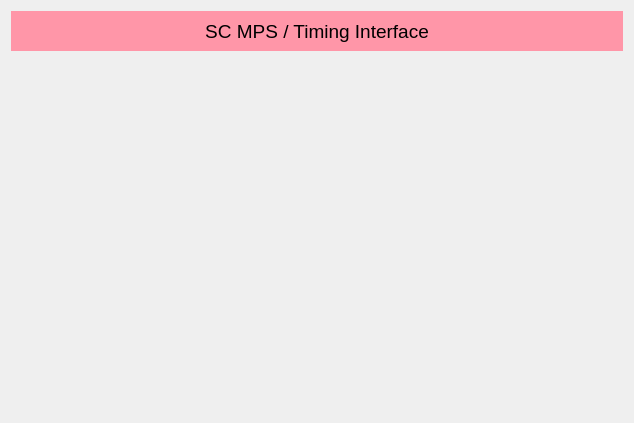
<?xml version="1.0" encoding="UTF-8"?>
<ui version="4.0">
 <class>Form</class>
 <widget class="QWidget" name="Form">
  <property name="geometry">
   <rect>
    <x>0</x>
    <y>0</y>
    <width>634</width>
    <height>423</height>
   </rect>
  </property>
  <property name="windowTitle">
   <string>SCMPS - TPG Interlock Check</string>
  </property>
  <layout class="QVBoxLayout" name="verticalLayout_2">
   <item>
    <layout class="QVBoxLayout" name="verticalLayout">
     <item>
      <widget class="QLabel" name="label_3">
       <property name="minimumSize">
        <size>
         <width>0</width>
         <height>40</height>
        </size>
       </property>
       <property name="maximumSize">
        <size>
         <width>16777215</width>
         <height>40</height>
        </size>
       </property>
       <property name="font">
        <font>
         <pointsize>14</pointsize>
        </font>
       </property>
       <property name="styleSheet">
        <string notr="true">background-color: rgb(255, 150, 168);</string>
       </property>
       <property name="text">
        <string>SC MPS / Timing Interface</string>
       </property>
       <property name="alignment">
        <set>Qt::AlignCenter</set>
       </property>
      </widget>
     </item>
     <item>
      <widget class="PyDMEmbeddedDisplay" name="PyDMEmbeddedDisplay">
       <property name="toolTip">
        <string/>
       </property>
       <property name="frameShape">
        <enum>QFrame::NoFrame</enum>
       </property>
       <property name="filename" stdset="0">
        <string>$PYDM/mps/mps_timing_interface.ui</string>
       </property>
      </widget>
     </item>
     <item>
      <layout class="QHBoxLayout" name="horizontalLayout_139">
       <property name="spacing">
        <number>0</number>
       </property>
       <item>
        <widget class="PyDMDrawingImage" name="PyDMDrawingImage_4">
         <property name="minimumSize">
          <size>
           <width>250</width>
           <height>50</height>
          </size>
         </property>
         <property name="maximumSize">
          <size>
           <width>250</width>
           <height>50</height>
          </size>
         </property>
         <property name="toolTip">
          <string/>
         </property>
         <property name="styleSheet">
          <string notr="true"/>
         </property>
         <property name="filename" stdset="0">
          <string>lcls_mps_lockup_sidebyside_digital.png</string>
         </property>
        </widget>
       </item>
       <item>
        <spacer name="horizontalSpacer_69">
         <property name="orientation">
          <enum>Qt::Horizontal</enum>
         </property>
         <property name="sizeHint" stdset="0">
          <size>
           <width>40</width>
           <height>20</height>
          </size>
         </property>
        </spacer>
       </item>
      </layout>
     </item>
    </layout>
   </item>
  </layout>
 </widget>
 <customwidgets>
  <customwidget>
   <class>PyDMDrawingImage</class>
   <extends>QWidget</extends>
   <header>pydm.widgets.drawing</header>
  </customwidget>
  <customwidget>
   <class>PyDMEmbeddedDisplay</class>
   <extends>QFrame</extends>
   <header>pydm.widgets.embedded_display</header>
  </customwidget>
 </customwidgets>
 <resources/>
 <connections/>
</ui>
